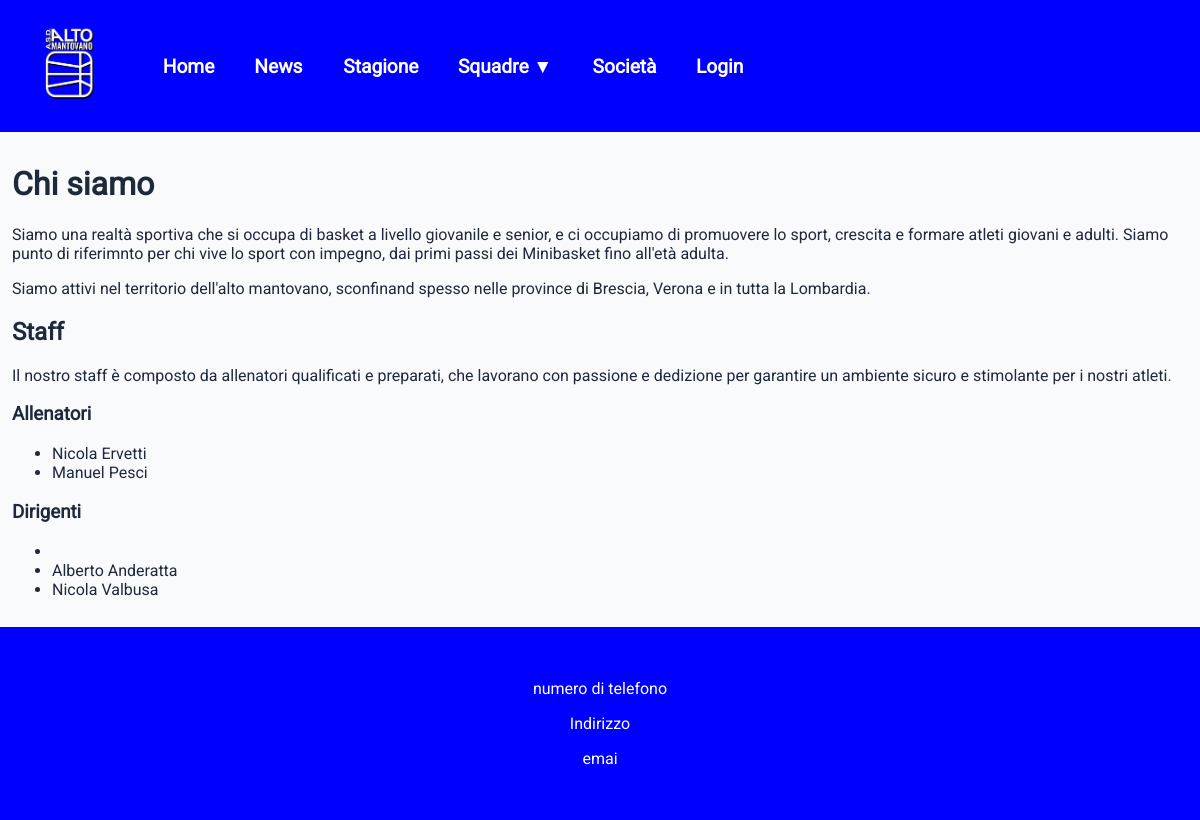
Page /societa/ on the committed database.
### login/models.py (models this page shows, shortened)
class CustomUser(AbstractUser):
    email = models.EmailField(unique=True, max_length=254)
    RUOLI = (
        ('allenatori','Coach'),
        ('dirigente','Dirigente'),
        ('atleta','Atleta'),
    )
    ruolo = models.CharField(choices=RUOLI, max_length=50,default='dirigente')
    telefono = models.CharField(blank=True,null=True, max_length=20)
    USERNAME_FIELD = 'email'
    REQUIRED_FIELDS = ['username']

### home/views.py (the view)
# urls.py: path('societa/',views.SocietaView.as_view(),name='societa'),
class SocietaView(ListView):
    template_name = 'home/societa.html'
    model = Squadre
    def get_context_data(self, **kwargs):
        context = super().get_context_data(**kwargs)
        context['allenatori'] = User.objects.filter(ruolo='allenatori')
        context['dirigenti'] = User.objects.filter(ruolo= 'dirigente')
        return context

### home/context_processor.py (called while the page is built)
def squadre_globali(request):
    return {
        'squadre_globali': Squadre.objects.all()
    }

### home/templates/home/societa.html (shortened to what this page needs)
{% extends "template.html" %}
{% block content %}
    <h1>Chi siamo</h1>
    <p>Siamo una realtà sportiva che si occupa di basket a livello giovanile e senior, e ci occupiamo di promuovere lo sport, crescita e formare atleti giovani e adulti. Siamo punto di riferimnto per chi vive lo sport con impegno, dai primi passi dei Minibasket fino all'età adulta.</p>
    <p>Siamo attivi nel territorio dell'alto mantovano, sconfinand spesso nelle province di Brescia, Verona e in tutta la Lombardia.</p>
    <h2>Staff</h2>
    <p>Il nostro staff è composto da allenatori qualificati e preparati, che lavorano con passione e dedizione per garantire un ambiente sicuro e stimolante per i nostri atleti.</p>
    <h3>Allenatori</h3>
    <ul>
        {% for allentore in allenatori %}
        <li>{{ allentore.first_name }} {{ allentore.last_name }}</li>
        {% endfor %}
    </ul>
    <h3>Dirigenti</h3>
    <ul>
        {% for dirigente in dirigenti %}
        <li>{{ dirigente.first_name }} {{ dirigente.last_name }}</li>
        {% endfor %}
    </ul>
{% endblock content %}

### static/template.css (style rules this page uses)
body { background-color: #f8fafc; display: grid; grid-template-columns: auto; margin: 0; padding: 0; font-family: "Roboto", sans-serif; overflow-x: hidden; color: #1e293b; }

### rows in the picture
CustomUser: first_name "Nicola", last_name "Ervetti"
CustomUser: first_name "Manuel", last_name "Pesci"
CustomUser: first_name "Alberto", last_name "Anderatta"
CustomUser: first_name "Nicola", last_name "Valbusa"
